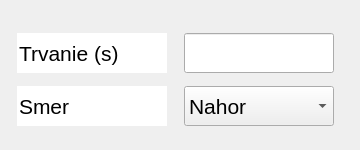
        <widget class="QWidget" name="page_3">
         <widget class="QWidget" name="verticalLayoutWidget_2">
          <property name="geometry">
           <rect>
            <x>0</x>
            <y>20</y>
            <width>351</width>
            <height>121</height>
           </rect>
          </property>
          <layout class="QVBoxLayout" name="wipeParamsLayout">
           <property name="spacing">
            <number>0</number>
           </property>
           <item>
            <layout class="QHBoxLayout" name="time_line_wipe_hor_layout">
             <property name="spacing">
              <number>0</number>
             </property>
             <item>
              <widget class="QLineEdit" name="wipeTimeHeader">
               <property name="enabled">
                <bool>true</bool>
               </property>
               <property name="minimumSize">
                <size>
                 <width>150</width>
                 <height>40</height>
                </size>
               </property>
               <property name="maximumSize">
                <size>
                 <width>150</width>
                 <height>40</height>
                </size>
               </property>
               <property name="font">
                <font>
                 <pointsize>16</pointsize>
                </font>
               </property>
               <property name="text">
                <string>Trvanie (s)</string>
               </property>
               <property name="frame">
                <bool>false</bool>
               </property>
               <property name="readOnly">
                <bool>true</bool>
               </property>
              </widget>
             </item>
             <item>
              <widget class="QLineEdit" name="wipeLineEdit">
               <property name="minimumSize">
                <size>
                 <width>150</width>
                 <height>40</height>
                </size>
               </property>
               <property name="maximumSize">
                <size>
                 <width>150</width>
                 <height>40</height>
                </size>
               </property>
               <property name="font">
                <font>
                 <pointsize>16</pointsize>
                </font>
               </property>
              </widget>
             </item>
            </layout>
           </item>
           <item>
            <layout class="QHBoxLayout" name="direction_line_wipe_horiz_layout">
             <property name="spacing">
              <number>0</number>
             </property>
             <item>
              <widget class="QLineEdit" name="wipeWayHeader">
               <property name="enabled">
                <bool>true</bool>
               </property>
               <property name="minimumSize">
                <size>
                 <width>150</width>
                 <height>40</height>
                </size>
               </property>
               <property name="maximumSize">
                <size>
                 <width>150</width>
                 <height>40</height>
                </size>
               </property>
               <property name="font">
                <font>
                 <pointsize>16</pointsize>
                </font>
               </property>
               <property name="text">
                <string>Smer</string>
               </property>
               <property name="frame">
                <bool>false</bool>
               </property>
               <property name="readOnly">
                <bool>true</bool>
               </property>
              </widget>
             </item>
             <item>
              <widget class="QComboBox" name="wipeWayComboBox">
               <property name="minimumSize">
                <size>
                 <width>150</width>
                 <height>40</height>
                </size>
               </property>
               <property name="maximumSize">
                <size>
                 <width>150</width>
                 <height>40</height>
                </size>
               </property>
               <property name="font">
                <font>
                 <pointsize>16</pointsize>
                </font>
               </property>
               <item>
                <property name="text">
                 <string>Nahor</string>
                </property>
               </item>
               <item>
                <property name="text">
                 <string>Nadol</string>
                </property>
               </item>
               <item>
                <property name="text">
                 <string>Do ľava</string>
                </property>
               </item>
               <item>
                <property name="text">
                 <string>Do prava</string>
                </property>
               </item>
              </widget>
             </item>
            </layout>
           </item>
          </layout>
         </widget>
        </widget>
